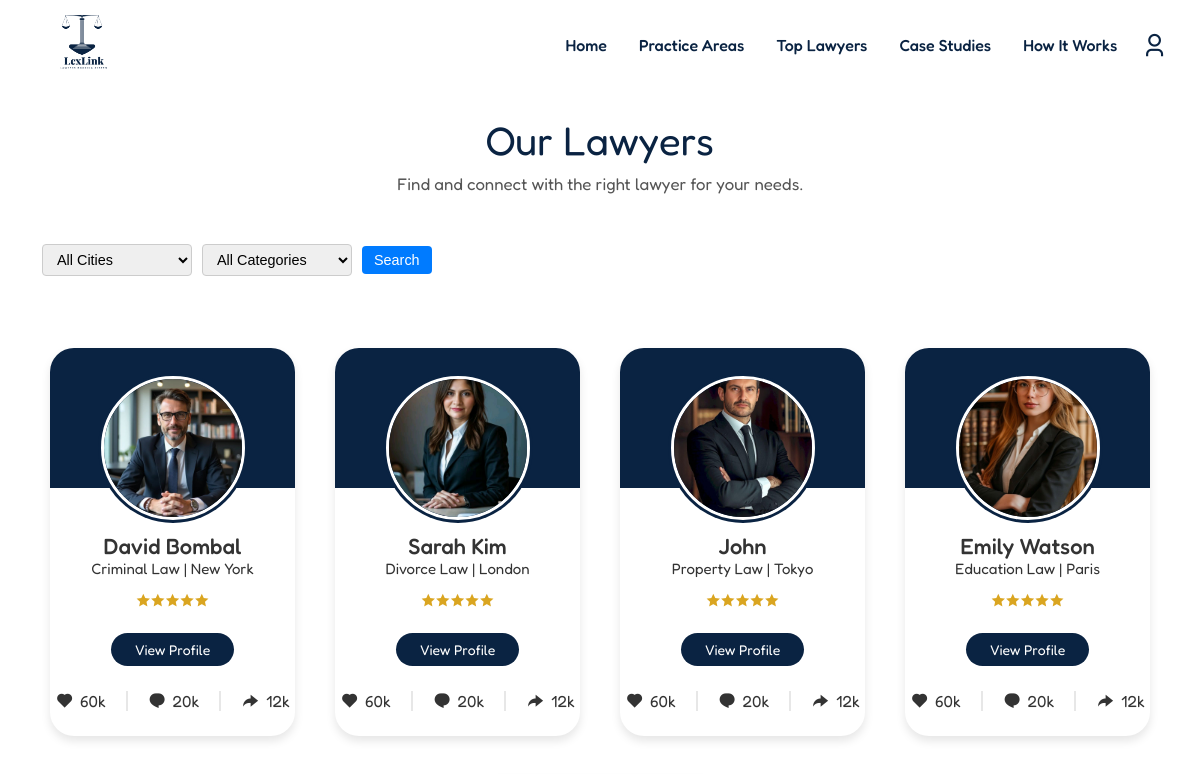
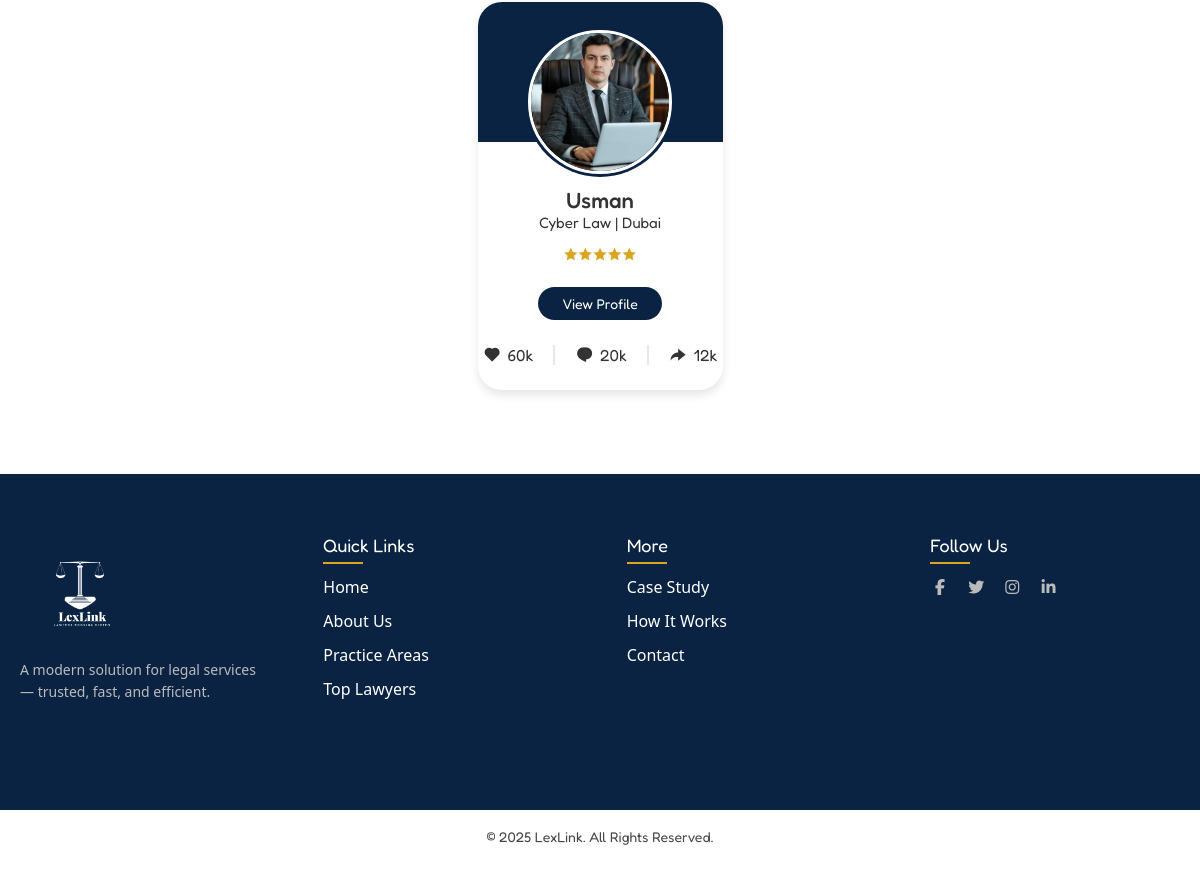
Before: /lawyers.php (signed in) with the older database file (2 pictures, top to bottom).
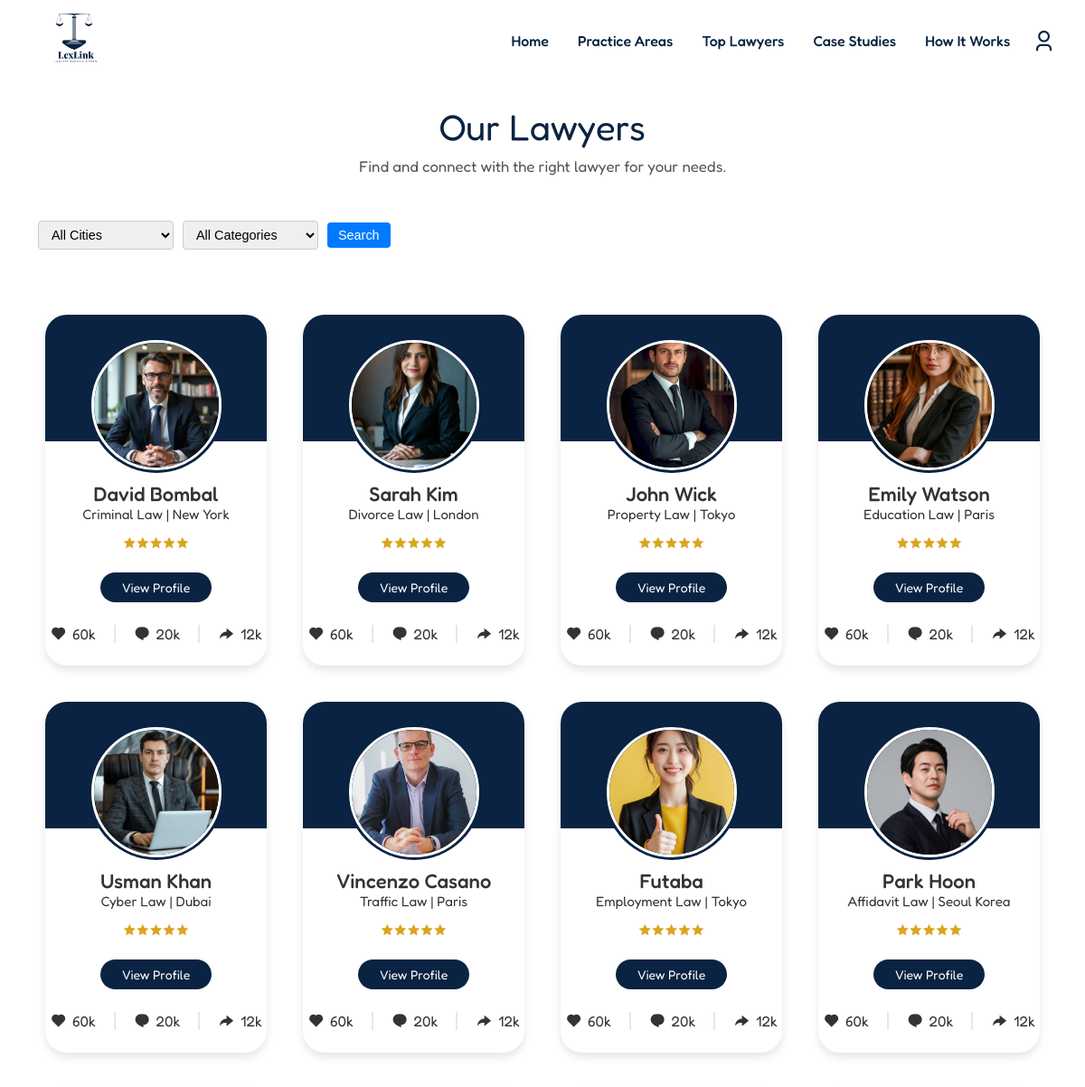
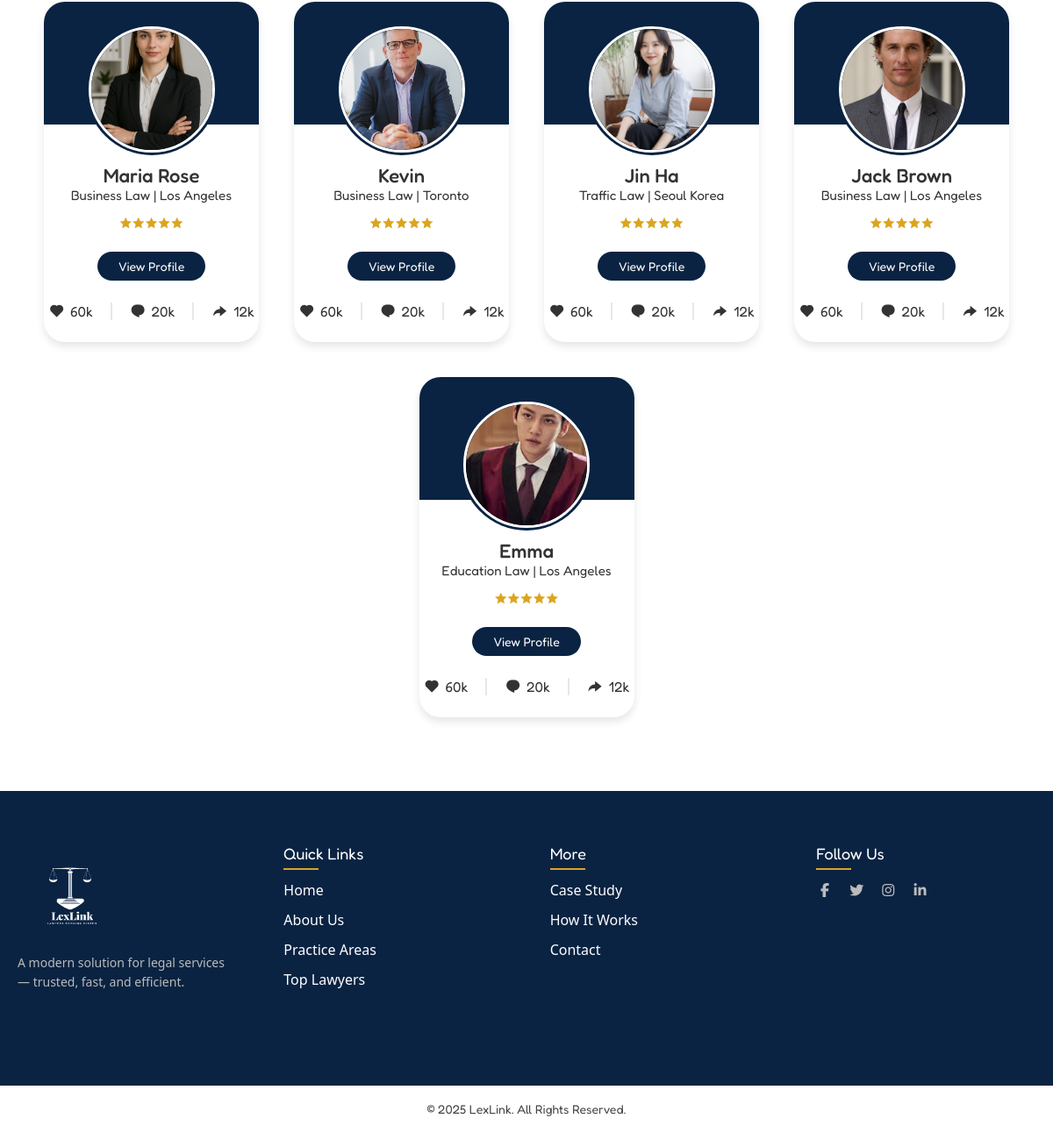
After: the same page with the newer database file (2 pictures, top to bottom).
### tables this page shows
CREATE TABLE `lawyers` (
  `lawyer_id` int(10) UNSIGNED NOT NULL,
  `lawyer_name` varchar(255) NOT NULL,
  `lawyer_email` varchar(255) NOT NULL,
  `lawyer_password` varchar(255) NOT NULL,
  `lawyer_picture` varchar(255) DEFAULT NULL,
  `lawyer_document` varchar(255) DEFAULT NULL,
  `lawyer_category` int(11) DEFAULT NULL,
  `lawyer_city` int(11) DEFAULT NULL,
  `role` varchar(100) NOT NULL DEFAULT 'lawyer',
  `lawyer_status` enum('pending','active') DEFAULT 'pending',
  `is_lawyer_promoted` tinyint(1) DEFAULT 0,
  `created_at` timestamp NOT NULL DEFAULT current_timestamp(),
  `updated_at` timestamp NOT NULL DEFAULT current_timestamp() ON UPDATE current_timestamp()
);

CREATE TABLE `categories` (
  `category_id` int(11) NOT NULL,
  `category_name` varchar(100) DEFAULT NULL
);

CREATE TABLE `cities` (
  `city_id` int(11) NOT NULL,
  `city_name` varchar(255) DEFAULT NULL
);

### lawyers.php (the view, shortened to what this page needs)
<?php
include_once("includes/layouts/header.php");
include_once("includes/config/config.php");
?>
<?php
$getLawyers = "SELECT * FROM `lawyers`
INNER JOIN `categories` ON lawyers.lawyer_category = categories.category_id
INNER JOIN `cities` on lawyers.lawyer_city = cities.city_id
WHERE `lawyer_status` = 'active'";
$lawyerData = mysqli_query($connection, $getLawyers);
?>
<div class="hiw-heading-v2">
    <h2>Our Lawyers</h2>
    <p>Find and connect with the right lawyer for your needs.</p>
</div>
<div class="container my-4">
    <form method="GET" action="">
        <div class="search-filters">
            <select name="city">
                <option value="">All Cities</option>
            </select>
            <select name="category">
                <option value="">All Categories</option>
            </select>
            <button type="submit">Search</button>
        </div>
    </form>
</div>
<div class="container py-5">
    <div class="row g-4">
        <?php if (mysqli_num_rows($lawyerData) > 0): ?>
            <?php foreach ($lawyerData as $lawyer): ?>
                <div class="col-sm-6 col-md-4 col-lg-3">
                    <div class="profile-card">
                        <div class="image">
                            <img src="lawyer/lawyer_assets/uploads/profilepic/<?php echo $lawyer['lawyer_picture'] ?>" alt="" class="profile-img" />
                        </div>
                        <div class="text-data">
                            <span class="name"><?php echo $lawyer['lawyer_name'] ?></span>
                            <span class="job"><?php echo $lawyer['category_name'] ?> | <?php echo $lawyer['city_name'] ?></span>
                        </div>
                        <div class="media-buttons rating">
                            <i class="ri-star-fill"></i><i class="ri-star-fill"></i>
                            <i class="ri-star-fill"></i><i class="ri-star-fill"></i>
                            <i class="ri-star-fill"></i>
                        </div>
                        <div class="buttons">
                            <a href="lawyer-profile.php?ID=<?php echo $lawyer['lawyer_id'] ?>" class="button">View Profile</a>
                        </div>
                        <div class="analytics">
                            <div class="data"><i class="ri-heart-fill"></i><span class="number">60k</span></div>
                            <div class="data"><i class="ri-chat-1-fill"></i><span class="number">20k</span></div>
                            <div class="data"><i class="ri-share-forward-fill"></i><span class="number">12k</span></div>
                        </div>
                    </div>
                </div>
            <?php endforeach; ?>
        <?php else: ?>
            <div class="col-12 text-center">
                <p>No lawyers found.</p>
            </div>
        <?php endif; ?>
    </div>
</div>
<?php
include_once("includes/layouts/footer.php");
?>

### includes/layouts/header.php (shortened to what this page needs)
<!DOCTYPE html>
<html lang="en">
<head>
  <link rel="stylesheet" href="/LexLink/assets/css/remixicon.css">
  <link rel="stylesheet" href="https://cdn.jsdelivr.net/npm/swiper/swiper-bundle.min.css" />
  <link rel="stylesheet" href="https://cdnjs.cloudflare.com/ajax/libs/bootstrap/5.3.7/css/bootstrap-grid.min.css"
 />
  <link rel="stylesheet" href="https://cdnjs.cloudflare.com/ajax/libs/remixicon/4.6.0/remixicon.css" />
  <link rel="stylesheet" href="https://cdnjs.cloudflare.com/ajax/libs/font-awesome/7.0.0/css/all.min.css" />
  <link rel="stylesheet" href="/LexLink/assets/css/style.css">
  <link rel="stylesheet" href="/LexLink/assets/css/custom.css">
  <link rel="stylesheet" href="/LexLink/assets/css/swiper-bundle.min.css">
  <link rel="stylesheet" href="/LexLink/assets/css/responsive.css">
</head>
<body>
  <div class="header">
    <nav>
      <div class="logo">
        <a href="/LexLink/index.php">
          <img src="/LexLink/assets/images/logos/logoNavy.png" alt="" width="100px" height="100px">
        </a>
      </div>
      <div class="nav-right">
        <ul class="nav-links">
          <li><a href="/LexLink/index.php#Home">Home</a></li>
          <li><a href="/LexLink/index.php#Practice-Areas">Practice Areas</a></li>
          <li><a href="/LexLink/index.php#Top-Lawyers">Top Lawyers</a></li>
          <li><a href="/LexLink/index.php#Case-Studies">Case Studies</a></li>
          <li><a href="/LexLink/index.php#How-It-Works">How It Works</a></li>
        </ul>
        <div class="right-icons">
          <div class="login-container" onclick="toggleDropdown(event)">
            <i class="ri-user-3-line login-icon"></i>
          </div>
        </div>
      </div>
    </nav>
  </div>

### includes/layouts/footer.php (shortened to what this page needs)
<footer class="main-footer">
  <div class="footer-container">
    <div class="footer-row">
      <div class="footer-col">
        <img src="/LexLink/assets/images/logos/logoWhite.png" alt="" width="120px" height="120px">
        <p>A modern solution for legal services — trusted, fast, and efficient.</p>
      </div>
      <div class="footer-col">
        <h4>Quick Links</h4>
        <ul>
          <li><a href="#">Home</a></li>
          <li><a href="#">About Us</a></li>
          <li><a href="#Practice-Areas">Practice Areas</a></li>
          <li><a href="#Top-Lawyers">Top Lawyers</a></li>
        </ul>
      </div>
      <div class="footer-col">
        <h4>More</h4>
        <ul>
          <li><a href="#Case-Studies">Case Study</a></li>
          <li><a href="#How-It-Works">How It Works</a></li>
          <li><a href="#Contact">Contact</a></li>
        </ul>
      </div>
      <div class="footer-col">
        <h4>Follow Us</h4>
        <div class="footer-socials">
          <a href="#"><i class="fab fa-facebook-f"></i></a>
          <a href="#"><i class="fab fa-twitter"></i></a>
          <a href="#"><i class="fab fa-instagram"></i></a>
          <a href="#"><i class="fab fa-linkedin-in"></i></a>
        </div>
      </div>
    </div>
  </div>
</footer>
<div class="footer-bottom">
  <p>&copy; 2025 LexLink. All Rights Reserved.</p>
</div>
</body>
</html>

### assets/css/style.css (style rules this page uses)
p { margin-bottom: 1rem; }

Changed rows visible on the page:
changed lawyers "Property Law": lawyer_name "John" → "John Wick"
changed lawyers "Cyber Law": lawyer_name "Usman" → "Usman Khan"
added lawyers: lawyer_picture (picture), lawyer_name "Vincenzo Casano", lawyer_category.category_name "Traffic Law", lawyer_city.city_name "Paris"
added lawyers: lawyer_picture (picture), lawyer_name "Futaba", lawyer_category.category_name "Employment Law", lawyer_city.city_name "Tokyo"
added lawyers: lawyer_picture (picture), lawyer_name "Park Hoon", lawyer_category.category_name "Affidavit Law", lawyer_city.city_name "Seoul Korea"
added lawyers: lawyer_picture (picture), lawyer_name "Maria Rose", lawyer_category.category_name "Business Law", lawyer_city.city_name "Los Angeles"
added lawyers: lawyer_picture (picture), lawyer_name "Kevin", lawyer_category.category_name "Business Law", lawyer_city.city_name "Toronto"
added lawyers: lawyer_picture (picture), lawyer_name "Jin Ha", lawyer_category.category_name "Traffic Law", lawyer_city.city_name "Seoul Korea"
added lawyers: lawyer_picture (picture), lawyer_name "Jack Brown", lawyer_category.category_name "Business Law", lawyer_city.city_name "Los Angeles"
added lawyers: lawyer_picture (picture), lawyer_name "Emma", lawyer_category.category_name "Education Law", lawyer_city.city_name "Los Angeles"
